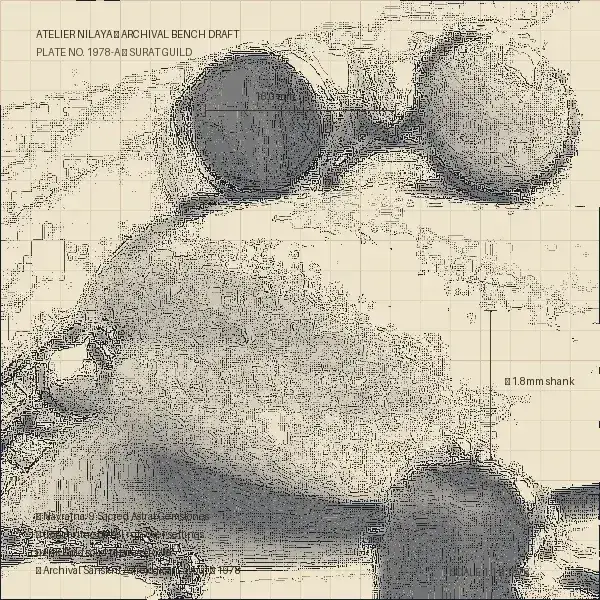
#> input picture staticfiles/sketches/imperial-navratna-royal-crest-ring.webp, 600 x 600 px, given in place of scratch_test_ring_solitaire.jpg, which was not available
$ python generate_perfect_sketch.py
#> lines starting #> are read from the running program, lines starting #| are printed output that depends on the picture
import os
from PIL import Image, ImageOps, ImageFilter, ImageEnhance, ImageDraw, ImageFont

BASE_DIR = r"E:\jewelery"
SOLITAIRE_SRC = os.path.join(BASE_DIR, "scratch_test_ring_solitaire.jpg")
OUT_SKETCH = os.path.join(BASE_DIR, "static", "sketches", "the-empress-cushion-solitaire.webp")

def make_empress_sketch():
    src = Image.open(SOLITAIRE_SRC).convert('RGB')
#> src is the input picture: PIL image 600x600 RGB; mean R, G, B 185.9, 180, 164
    w, h = 800, 533
    src = src.resize((w, h), Image.Resampling.LANCZOS)
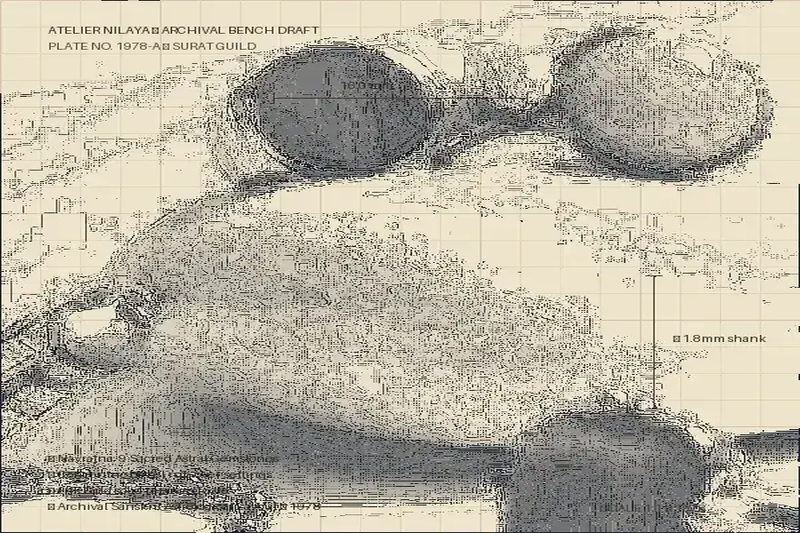
#> src: PIL image 800x533 RGB; mean R, G, B 185.7, 179.9, 164.1

    # 1. Base cream paper (#efe4cc = 239, 228, 204)
    paper = Image.new('RGB', (w, h), (239, 228, 204))
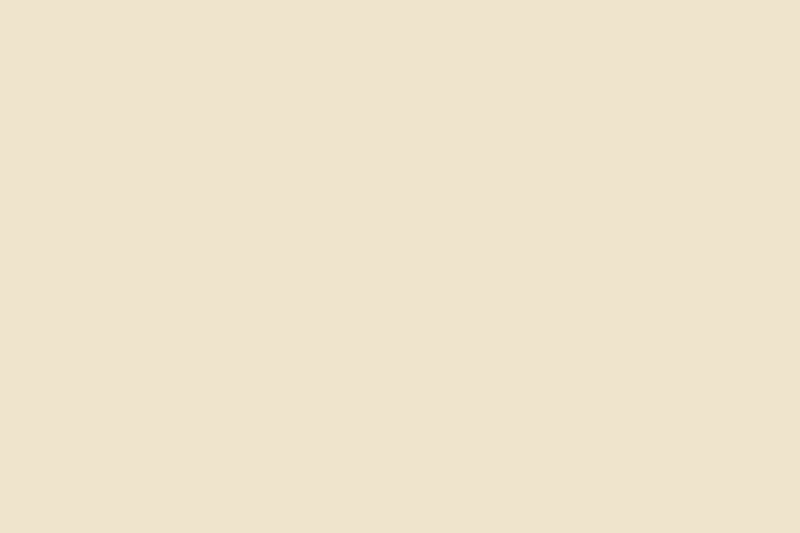
#> paper: PIL image 800x533 RGB; mean R, G, B 239, 228, 204
    draw = ImageDraw.Draw(paper)

    # Drafting millimeter grid
    for x in range(0, w, 25):
        draw.line([(x, 0), (x, h)], fill=(228, 217, 192), width=1)
    for y in range(0, h, 25):
        draw.line([(0, y), (w, y)], fill=(228, 217, 192), width=1)
    for x in range(0, w, 100):
        draw.line([(x, 0), (x, h)], fill=(214, 200, 174), width=1)
    for y in range(0, h, 100):
        draw.line([(0, y), (w, y)], fill=(214, 200, 174), width=1)

    gray = src.convert('L')
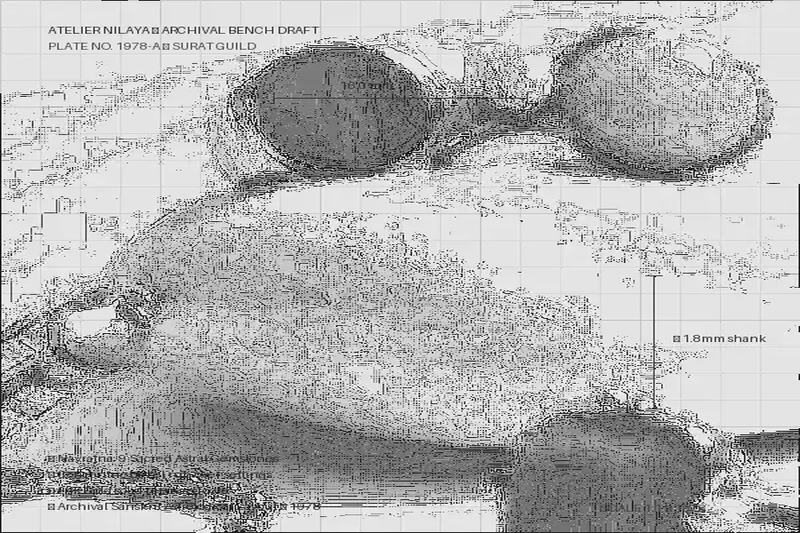
#> gray: PIL image 800x533 L; min 0, max 255, mean 179.8

    # Ring mask (bright pixels on dark background)
    ring_mask = gray.point(lambda p: 255 if p > 55 else 0).filter(ImageFilter.GaussianBlur(1.0))
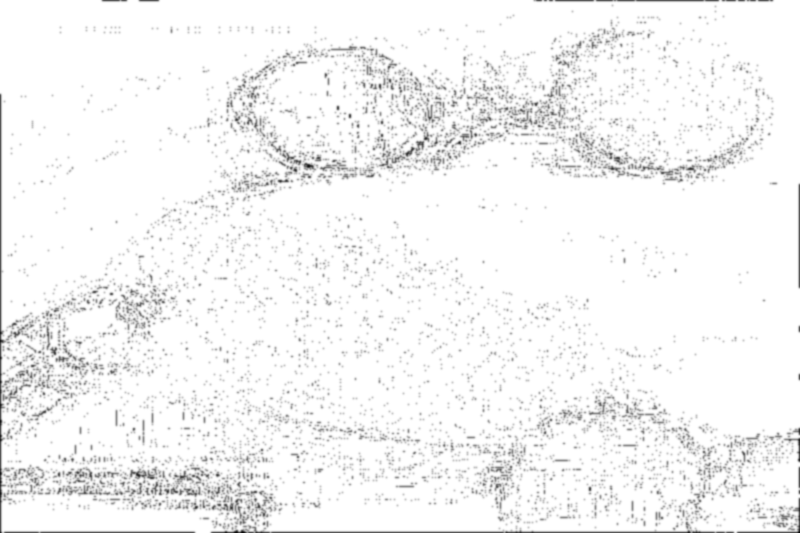
#> ring_mask: PIL image 800x533 L; min 10, max 255, mean 244.9

    # Fine facet lines (sobel-like edge detection)
    edges1 = gray.filter(ImageFilter.FIND_EDGES)
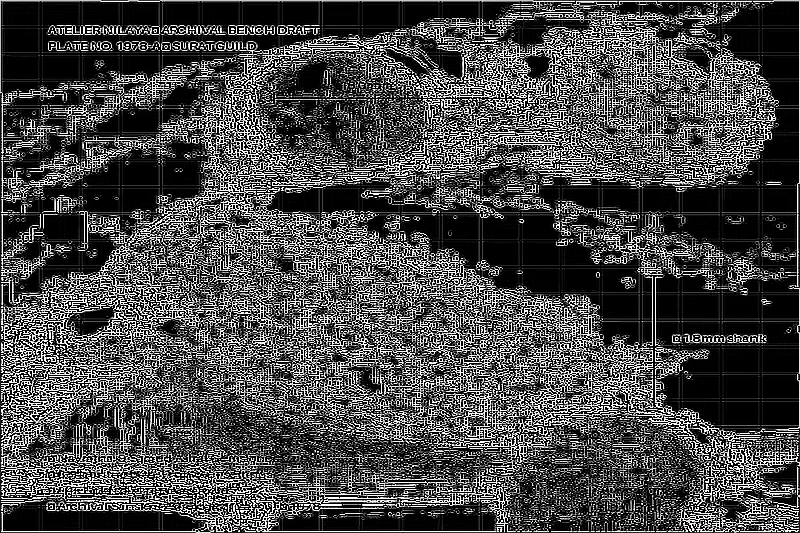
#> edges1: PIL image 800x533 L; min 0, max 255, mean 73.6
    edges2 = gray.filter(ImageFilter.EDGE_ENHANCE_MORE).filter(ImageFilter.FIND_EDGES)
    edges = Image.blend(edges1, edges2, 0.5)
    edges = ImageEnhance.Contrast(edges).enhance(3.5)
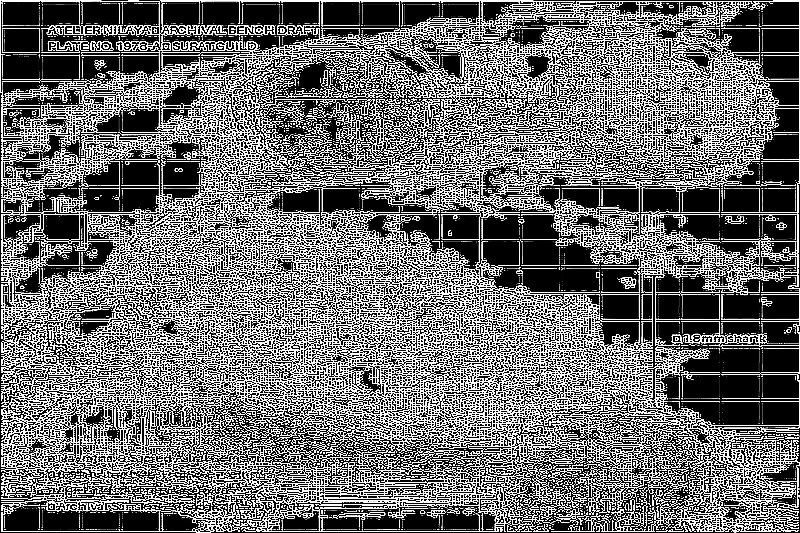
#> edges: PIL image 800x533 L; min 0, max 255, mean 110.8

    paper_pixels = paper.load()
    edges_pixels = edges.load()
    gray_pixels = gray.load()
    mask_pixels = ring_mask.load()

    # Graphite ink:
    # 2B/4B dark pencil: (22, 26, 36)
    # Mid-tone graphite: (55, 62, 75)
    # Light graphite: (95, 102, 115)

    for y in range(h):
        for x in range(w):
            m = mask_pixels[x, y]
            if m > 15:
                g = gray_pixels[x, y]
                e = edges_pixels[x, y]
                alpha = m / 255.0

                if e > 30:
                    # Dark pencil stroke
                    stroke_w = min(1.0, e / 95.0) * alpha
                    r = int(239 * (1 - stroke_w) + 20 * stroke_w)
                    g = int(228 * (1 - stroke_w) + 24 * stroke_w)
                    b = int(204 * (1 - stroke_w) + 34 * stroke_w)
                    paper_pixels[x, y] = (r, g, b)
                else:
                    # Tonal graphite shading
                    # Contrast curve for metal & diamond shading
                    shade_factor = max(0.0, (230 - g) / 200.0)
                    if shade_factor > 0.15:
                        shade_w = min(0.65, (shade_factor - 0.15) * 1.3) * alpha
                        r = int(239 * (1 - shade_w) + 52 * shade_w)
                        g = int(228 * (1 - shade_w) + 60 * shade_w)
                        b = int(204 * (1 - shade_w) + 72 * shade_w)
                        paper_pixels[x, y] = (r, g, b)

    # Architectural Calipers & Annotations
    cx, cy = 400, 238

    # Halo diameter caliper (positioned cleanly above the ring)
    caliper_y = cy - 110
    draw.line([(cx - 86, caliper_y), (cx + 86, caliper_y)], fill=(55, 48, 40), width=1)
    # Ticks
    draw.line([(cx - 86, caliper_y - 6), (cx - 86, caliper_y + 6)], fill=(55, 48, 40), width=1)
    draw.line([(cx + 86, caliper_y - 6), (cx + 86, caliper_y + 6)], fill=(55, 48, 40), width=1)
    # Projection extension lines
    draw.line([(cx - 86, caliper_y + 6), (cx - 86, cy - 88)], fill=(160, 150, 135), width=1)
    draw.line([(cx + 86, caliper_y + 6), (cx + 86, cy - 88)], fill=(160, 150, 135), width=1)
    draw.text((cx - 30, caliper_y - 18), "8.20 mm", fill=(45, 38, 30))

    # Shank width caliper (positioned to the right)
    caliper_x = 610
    draw.line([(caliper_x, cy - 40), (caliper_x, cy + 40)], fill=(65, 58, 50), width=1)
    draw.line([(caliper_x - 6, cy - 40), (caliper_x + 6, cy - 40)], fill=(65, 58, 50), width=1)
    draw.line([(caliper_x - 6, cy + 40), (caliper_x + 6, cy + 40)], fill=(65, 58, 50), width=1)
    draw.line([(580, cy - 40), (caliper_x - 6, cy - 40)], fill=(160, 150, 135), width=1)
    draw.line([(580, cy + 40), (caliper_x - 6, cy + 40)], fill=(160, 150, 135), width=1)
    draw.text((caliper_x + 12, cy - 7), "~ 1.8mm shank", fill=(55, 48, 40))

    # Archival Bench Margin Notes (Clean ASCII, no missing characters)
    draw.text((40, 32), "ATELIER NILAYA - ARCHIVAL BENCH DRAFT", fill=(45, 38, 30))
    draw.text((40, 52), "PLATE NO. 1987-B - SURAT GUILD", fill=(80, 70, 60))

    draw.text((40, h - 90), "- 2.20ct Cushion Brilliant Solitaire (VVS1)", fill=(40, 35, 28))
    draw.text((40, h - 70), "- Hand-carved 4-prong split-shank gallery", fill=(60, 52, 45))
    draw.text((40, h - 50), "- Solid Pt950 core & 18K rose gold halo bezel", fill=(60, 52, 45))
    draw.text((40, h - 30), "- Surat Atelier Bench #1 - 14/03/1987 - Master N.K.", fill=(80, 70, 60))

    draw.text((w - 160, h - 30), "SCALE 1:1 - 1987", fill=(75, 68, 60))

    paper.save(OUT_SKETCH, 'WEBP', quality=85)
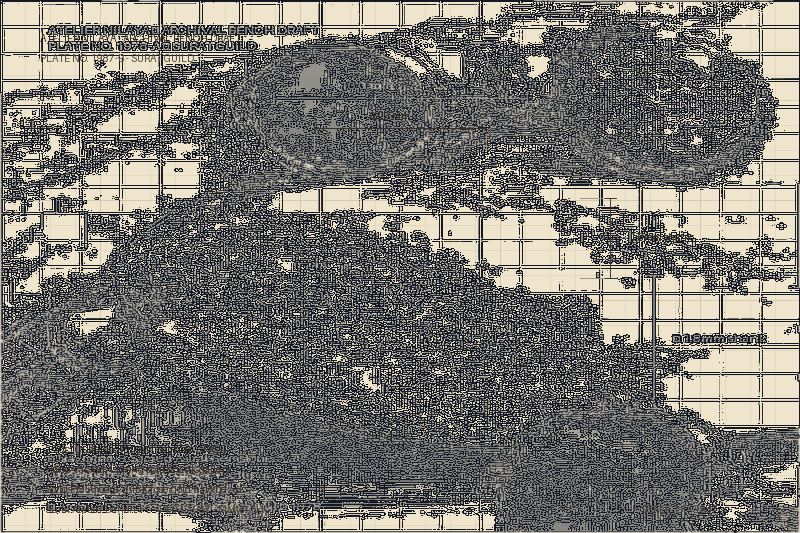
#> saved as the-empress-cushion-solitaire.webp: PIL image 800x533 RGB; mean R, G, B 119.9, 117.7, 112.9
    print(f"Generated {OUT_SKETCH} ({os.path.getsize(OUT_SKETCH) / 1024:.1f} KB)")

if __name__ == '__main__':
    make_empress_sketch()
